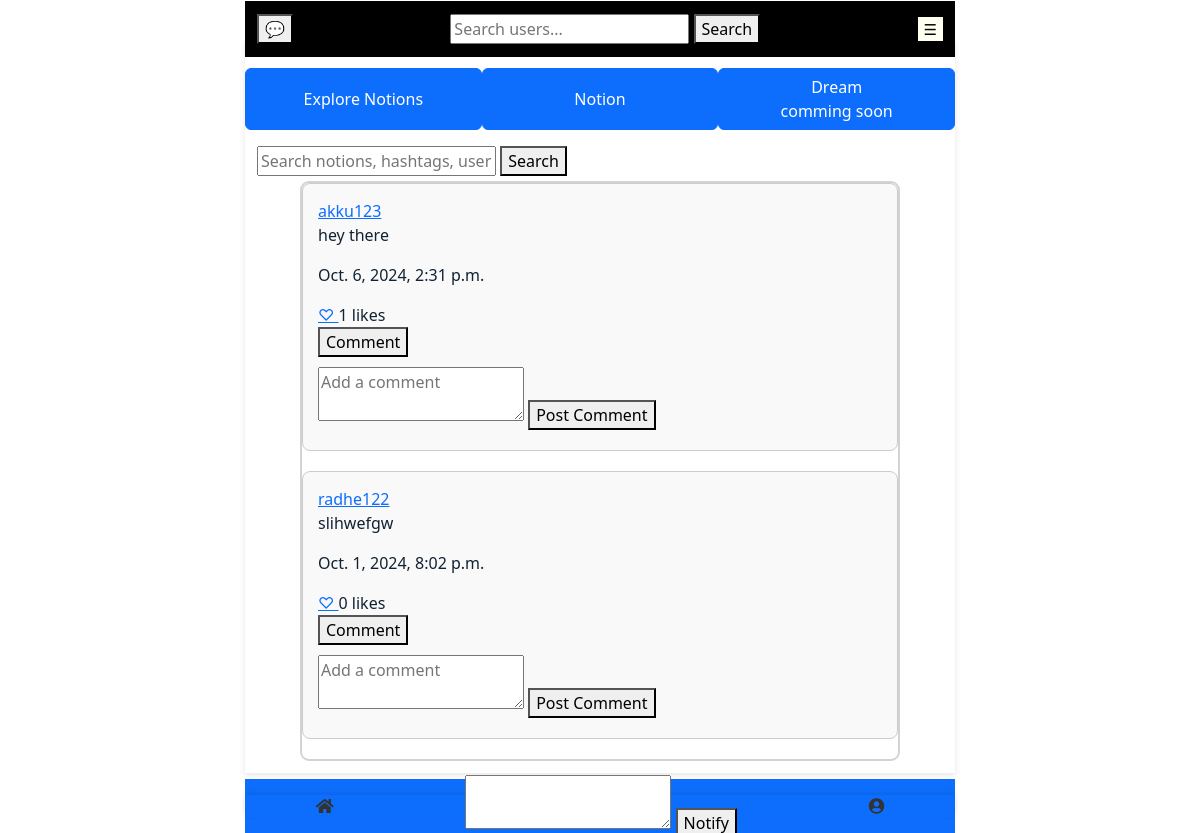
The page /notion_home/1/ (signed in) on the database its author committed.
### notion/models.py (models this page shows, shortened)
class Notion(models.Model):
    user = models.ForeignKey(AuthUser, on_delete=models.CASCADE, related_name='notions')
    content = CompressedTextField()
    created_at = models.DateTimeField(auto_now_add=True)
    hashtags = models.ManyToManyField(Hashtag, related_name='notions', blank=True)
    tagged_users = models.ManyToManyField(AuthUser, related_name='tagged_notions', blank=True)
    likes = models.ManyToManyField(AuthUser, related_name='liked_notions', blank=True)  # Now directly a ManyToManyField for likes
    deletion_date = models.DateTimeField(default=get_deletion_date, db_index=True)  # Use the function instead of lambda

### notion/views.py (the view)
# urls.py: path('notion_home/<int:notion_id>/', views.notion_home, name='notion_home'),
@login_required
def notion_home(request, notion_id=None):
    user = request.user
    following_users = Follow.objects.filter(follower=user).values_list('following_id', flat=True)
    following_notions = Notion.objects.filter(
        user__in=following_users
    ).exclude(
        user__in=BlockedUser.objects.filter(blocked=request.user).values_list('blocker', flat=True)
    ).exclude(
        user__in=BlockedUser.objects.filter(blocker=request.user).values_list('blocked', flat=True)
    )
    my_notions = Notion.objects.filter(user=user)
    custom_group_admin_ids = CustomGroupAdmin.objects.filter(
        user__in=following_users
    ).exclude(
        user__in=BlockedUser.objects.filter(blocked=request.user).values_list('blocker', flat=True)
    ).exclude(
        user__in=BlockedUser.objects.filter(blocker=request.user).values_list('blocked', flat=True)
    ).values_list('user_id', flat=True)
    admin_notions = Notion.objects.filter(
        user_id__in=custom_group_admin_ids
    ).exclude(
        user__in=BlockedUser.objects.filter(blocked=request.user).values_list('blocker', flat=True)
    ).exclude(
        user__in=BlockedUser.objects.filter(blocker=request.user).values_list('blocked', flat=True)
    )
    notions = following_notions | admin_notions | my_notions
    notions = notions.order_by('-created_at')  # Order by creation date
    following_count = Follow.objects.filter(follower=user).count()
    followers_count = Follow.objects.filter(following=user).count()
    context = {
        'notions': notions,
        'user_id': user.id,
        'following_count': following_count,
        'followers_count': followers_count,
        'user': user,
    }
    if notion_id:
        context['notion_id'] = notion_id
    return render(request, 'notionHome.html', context)

### notion/fields.py (called while the page is built)
    def from_db_value(self, value, expression, connection):
        if value is None:
            return value
        if isinstance(value, str):
            value = value.encode('latin1')
        if value.startswith(self.prefix):
            value = value[len(self.prefix):]
            try:
                return zlib.decompress(value).decode('utf-8')
            except zlib.error:
                pass  # handle decompression error gracefully
        return value.decode('utf-8')

### templates/notions/notionHome.html (shortened to what this page needs)
{% extends 'landing_page.html' %}
{% load static %}
{% block main_content %}
<p>
  <div class="uploads-section">
      <div class="row row-cols-3 g-4">
          <button type="button" class="btn btn-primary" onclick="location.href='{% url 'notion:notion_explorer' %}'">Explore Notions</button>
          <button type="button" class="btn btn-primary" onclick="location.href='{% url 'notion:my_notions' notion_id=request.user.id%}'">Notion</button>
          <button type="button" class="btn btn-primary" >Dream<br>comming soon </button>
      </div>
  </div>
</p>
<form method="GET" action="{% url 'notion:notion_explorer' %}">
  <input type="text" name="q" placeholder="Search notions, hashtags, users">
  <button type="submit">Search</button>
</form>
<div class="notions-container">
  {% for notion in notions %}
  <div class="notion-item">
    <a href="{% url 'user_profile:profile' user_id=notion.user.id %}">{{ notion.user.username }}</a><br>
    <p>{{ notion.content|safe }}</p>
    <p>{{ notion.created_at }}</p>
    <div class="like-section">
      <a href="{% url 'notion:like_notion' notion.id %}"
         class="like-link {% if request.user in notion.likes.all %}liked{% endif %}"
         data-url="{% url 'notion:like_notion' notion.id %}"
         data-csrf-token="{{ csrf_token }}"
         data-liked="{% if request.user in notion.likes.all %}true{% else %}false{% endif %}">
        {% if request.user in notion.likes.all %}
            ❤️
        {% else %}
            ♡
        {% endif %}
      </a>
      <span class="like-count">{{ notion.likes.count }}</span> likes
    </div>
    <button onclick="location.href='{% url 'notion:notion_detail' notion.id %}'">Comment</button>
    <div class="comments">
      <form method="post" action="{% url 'notion:post_comment' notion.id %}">
        <textarea name="content" placeholder="Add a comment"></textarea>
        <button type="submit">Post Comment</button>
      </form>
    </div>
  </div>
  {% endfor %}
</div>
{% endblock %}
{% block footer %}
<footer class="bg-primary text-white py-3">
  <div class="bottom-strip d-flex justify-content-around">
    <div class="home">
      <a href="{% url 'only_card:landing_page' %}">
        <i class="fas fa-home"></i>
      </a>
    </div>
    <div class="my-notion">
      {% block new_notion %}
      <form action="{% url 'notion:post_notion' %}" method="post" enctype="multipart/form-data">
        <textarea name="content" required></textarea>
        <button type="submit">Notify</button>
      </form>
      {% endblock %}
    </div>
    <div class="profile">
      <a href="{% url 'user_profile:profile' user_id=request.user.id %}" class="profile-button">
        <i class="fas fa-user-circle"></i>
      </a>
    </div>
  </div>
</footer>
{% endblock %}

### templates/notions/notionHome.html (style rules this page uses)
.notions-container { max-width: 600px; margin: 0 auto; padding: 0rem; border: 2px solid lightgray; border-radius: 9px; color: #123; }
.notion-item { margin-bottom: 20px; padding: 15px; border: 1px solid #ccc; border-radius: 8px; background-color: #f9f9f9; }

### rows shown on the page
Notion: user.username "akku123", content "hey there", created_at "Oct. 6, 2024, 2:31 p.m.", likes.count "1"
Notion: user.username "radhe122", content "slihwefgw", created_at "Oct. 1, 2024, 8:02 p.m.", likes.count "0"
